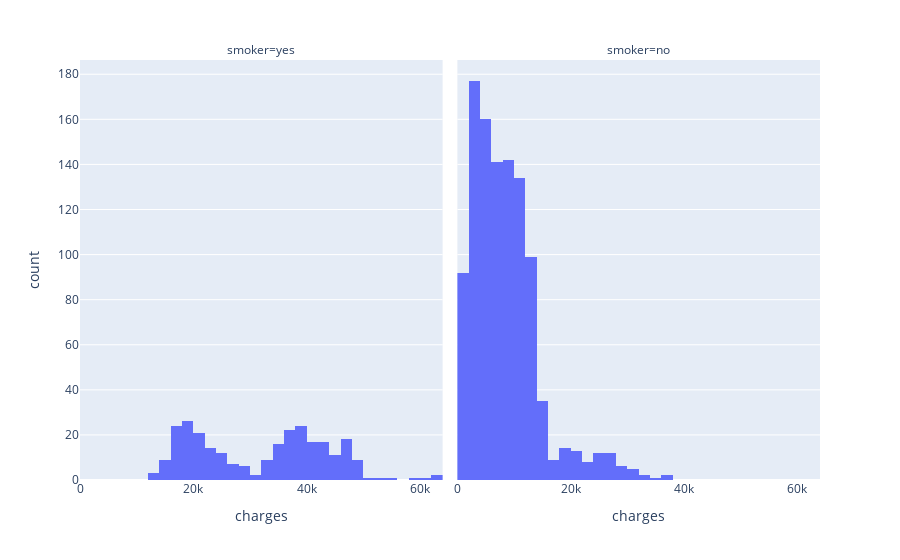

Source (notebook cell):
### Code cell
fig = px.histogram(data_frame = data,x = 'charges' ,facet_col= 'smoker' )
fig.show()

### Figure 1 — Plotly figure (JSON) as saved in the notebook; plotly's stock layout.template omitted (floating-point values rounded to 4 significant figures; data arrays with more than 128 entries replaced by an {"elided": "..."} marker saying what was removed)
{"data": [{"bingroup": "x", "hovertemplate": "smoker=yes<br>charges=%{x}<br>count=%{y}<extra></extra>", "legendgroup": "", "marker": {"color": "#636efa", "pattern": {"shape": ""}}, "name": "", "orientation": "v", "showlegend": false, "type": "histogram", "x": {"elided": "274 float values"}, "xaxis": "x", "yaxis": "y"}, {"bingroup": "x", "hovertemplate": "smoker=no<br>charges=%{x}<br>count=%{y}<extra></extra>", "legendgroup": "", "marker": {"color": "#636efa", "pattern": {"shape": ""}}, "name": "", "orientation": "v", "showlegend": false, "type": "histogram", "x": {"elided": "1064 float values"}, "xaxis": "x2", "yaxis": "y2"}], "layout": {"annotations": [{"font": {}, "showarrow": false, "text": "smoker=yes", "x": 0.245, "xanchor": "center", "xref": "paper", "y": 1, "yanchor": "bottom", "yref": "paper"}, {"font": {}, "showarrow": false, "text": "smoker=no", "x": 0.755, "xanchor": "center", "xref": "paper", "y": 1, "yanchor": "bottom", "yref": "paper"}], "barmode": "relative", "legend": {"tracegroupgap": 0}, "margin": {"t": 60}, "xaxis": {"anchor": "y", "domain": [0, 0.49], "title": {"text": "charges"}}, "xaxis2": {"anchor": "y2", "domain": [0.51, 1], "matches": "x", "title": {"text": "charges"}}, "yaxis": {"anchor": "x", "domain": [0, 1], "title": {"text": "count"}}, "yaxis2": {"anchor": "x2", "domain": [0, 1], "matches": "y", "showticklabels": false}}}
